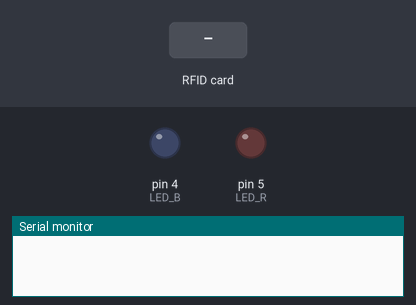
This sketch was run on a simulated Arduino Uno, built with avr-gcc and run on an emulated ATmega328P. Parts: output pins drawn as LEDs (lit = HIGH), the last lines printed to the serial monitor. The test bench sets the inputs (shaded band). Pins used as bus, display or sensor lines are not drawn.

Above: at 1.2 s.
1.3 s: RFID card 5E 7A 19 C4 held to the reader
At 2.1 s:
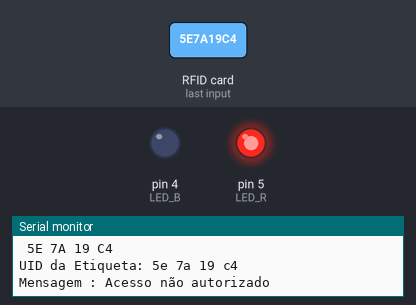
Timing chart, 0 to 5.8 s (numbered marks = the images above; inputs shaded):
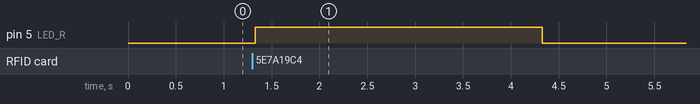

The sketch:

eletrolock_final.ino
```cpp
#include <SPI.h> // biblioteca do SPI
#include <MFRC522.h> // biblioteca do RFID

#define SS_PIN 10
#define RST_PIN 9
#define LED_B 4 // led verde
#define LED_R 5 // led vermelho
#define releTrava 6 //pino do rele no arduino

MFRC522 mfrc522(SS_PIN, RST_PIN); // define os pinos a serem usados pelo módulo RFID

void setup()
{
  Serial.begin(9600); // inicia a comunicação para o serial
  SPI.begin(); // inicia o SPI
  mfrc522.PCD_Init(); // inicia o módulo RFID
  pinMode(LED_B, OUTPUT); // define o led verde como output
  pinMode(LED_R, OUTPUT); // define o led vermelha como output
  pinMode(releTrava, INPUT); // define o rele como input
}

void liberaAcesso()
{
  digitalWrite(releTrava, 1);
  digitalWrite(LED_B, HIGH);
  delay(3000);
  digitalWrite(LED_B, LOW);
}

void acessoNegado()
{
  Serial.println("Acesso não autorizado");
  digitalWrite(LED_R, HIGH);
  delay(3000);
  digitalWrite(LED_R, LOW);
}

void nivelAcesso1()
{
  Serial.println("Nível de acesso 1 autorizado");
  liberaAcesso();
}

void nivelAcesso2()
{
  Serial.println("Nível de acesso 2 autorizado");
  liberaAcesso();
}

void nivelAcesso3()
{
  Serial.println("Nível de acesso 3 autorizado");
  liberaAcesso();
}

void loop() {

  if (mfrc522.PICC_IsNewCardPresent())
  {
  }

  if (!mfrc522.PICC_ReadCardSerial())
  {
    return;
  }

  String content = ""; // variável que o UID será armazenada e verificada

  for (byte i = 0; i < mfrc522.uid.size; i++) // bloco onde converterá o valor do Serial aproximado para o UID em hexadecimal
  {
    Serial.print(mfrc522.uid.uidByte[i] < 0x10 ? " 0" : " ");
    Serial.print(mfrc522.uid.uidByte[i], HEX);
    content.concat(String(mfrc522.uid.uidByte[i] < 0x10 ? " 0" : " "));
    content.concat(String(mfrc522.uid.uidByte[i], HEX));
  }

  Serial.println();
  Serial.println("UID da Etiqueta:" + content);
  Serial.print("Mensagem : " );
  content.toUpperCase(); // coloca o conteúdo da variável em caixa alta (capslock)

  if (content.substring(1) == "XX XX XX XX")   // se o serial for esses: mostra que foi autorizado no monitor acendendo o led verde. se não: mostra que não foi autorizado e acende o led vermelho
    {
      nivelAcesso1();
    }
  else if (content.substring(1) == "YY YY YY YY")
    {
      nivelAcesso2();
    }
  else if (content.substring(1) == "ZZ ZZ ZZ ZZ")
    {
      nivelAcesso3();
    }
  else
    {
      acessoNegado();
    }
}
```

Measured:
- after the input at 1.3 s, pin 5 (LED_R): LOW → HIGH at once, → LOW 3.0 s later
